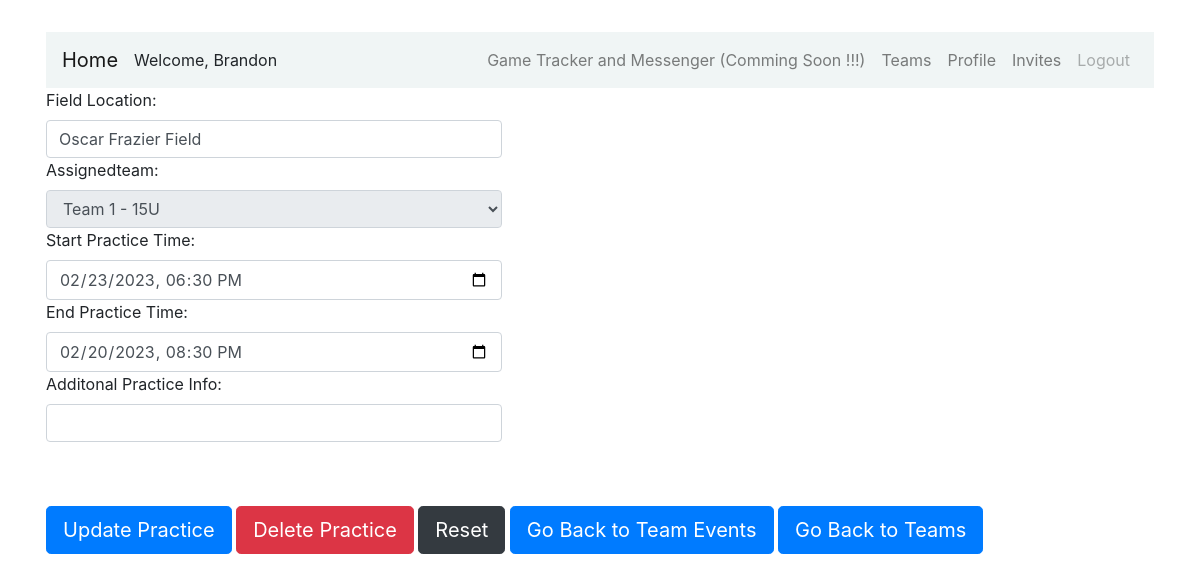
/team/event/practice/edit/2 (signed in), run on the app's committed database.
### users/models.py (models this page shows)
class TeamPractice(models.Model):
      TeamPracticeID = models.AutoField(primary_key=True)
      FieldLocation = models.CharField(max_length=5000)
      AssignedTeam = models.ForeignKey(Team, on_delete=models.CASCADE)
      StartGameDateTime = models.DateTimeField(default=datetime.datetime.today)
      EndGameDateTime = models.DateTimeField(default=datetime.datetime.today)
      AdditionalInfo = models.TextField(max_length=8000)

### users/team_events.py (the view, shortened to what this page needs)
# urls.py: path('team/event/practice/edit/<int:id>', UpdateTeamPracticeViewAction, name="team-practice"),
@login_required
def UpdateTeamPracticeViewAction(request,id):
    teamPractice = get_object_or_404(TeamPractice, TeamPracticeID = id)
    teamID = teamPractice.AssignedTeam_id
    teamName = teamPractice.AssignedTeam.TeamName
    pageTitle = "Edit {} Practice Event".format(teamName)
    if(request.method == 'GET'):
       form = TeamPracticeForm(instance=teamPractice)
       return render(request, 'teams/events/EditTeamPractice.html', {'form': form, "PageTitle": pageTitle, "TeamID": teamID})

### users/forms.py
class TeamPracticeForm(forms.ModelForm):
      FieldLocation = forms.CharField(required=False,label="Field Location",widget=forms.TextInput(attrs={'class': 'form-control'}))
      AssignedTeam = forms.ModelChoiceField(required=False,disabled=True, queryset=Team.objects.all(), widget=forms.Select(attrs={'class': 'form-control '}))
      StartGameDateTime = forms.DateTimeField(input_formats=['%d/%m/%Y %H:%M'],label="Start Practice Time", required=False,widget=forms.DateTimeInput(attrs={'class': 'form-control', 'type': 'datetime-local'}))
      EndGameDateTime = forms.DateTimeField(input_formats=['%d/%m/%Y %H:%M'],label="End Practice Time",required=False,widget=forms.DateTimeInput(attrs={'class': 'form-control', 'type': 'datetime-local'}))
      AdditionalInfo = forms.CharField(required=False,label="Additonal Practice Info",widget=forms.TextInput(attrs={'class': 'form-control'}))
      class Meta:
        model=TeamPractice
        fields=['FieldLocation', 'AssignedTeam', 'StartGameDateTime', 'EndGameDateTime' ,'AdditionalInfo']

### users/models.py (called while the page is built)
      def __str__(self):
          return "{}".format(self.TeamName)

### users/templates/teams/events/EditTeamPractice.html (shortened to what this page needs)
{% extends "users/base.html" %}
{% block content %}
    <div class="form-content">
        <form method="post" enctype="multipart/form-data">
            <div class="form-row">
                <div class="col-md-5">
                    <div class="form-group">
                        {{form}}
                    </div>
                </div>
            </div>
            <br><br>
            <button type="submit" id="update" name="update" class="btn btn-primary btn-lg">Update Practice</button>
            <button type="submit" id="remove" name="remove"  class="btn btn-danger btn-lg">Delete Practice</button>
            <button type="reset" class="btn btn-dark btn-lg">Reset</button>
            <a href="{% url 'team-events' TeamID %}" class="btn btn-primary btn-lg">Go Back to Team Events</a>
            <a href="{% url 'teams' %}" class="btn btn-primary btn-lg">Go Back to Teams</a>
        </form>
    </div>
{% endblock content %}

### users/templates/users/base.html (shortened to what this page needs)
<!doctype html>
<html lang="en">
<head>
    <link rel="stylesheet" href="https://maxcdn.bootstrapcdn.com/bootstrap/4.0.0/css/bootstrap.min.css">
	<link rel="stylesheet" href="https://use.fontawesome.com/releases/v5.8.2/css/all.css">
</head>
<body>
  <div class="container p-3 my-3">
    <div class="row">
      <div class="col-md-12">
        <nav class="navbar navbar-expand-md navbar-light " style="background-color: #f0f5f5">
          <a href="/" class="navbar-brand">Home</a>Welcome, {{user.first_name.title|default:'Guest'}}
            <div class="collapse navbar-collapse" id="navbarCollapse">
                <div class="navbar-nav ml-auto">
                  {% if user.is_authenticated %}
                    <ul class="nav ">
                      <li class="nav-item">
                        <a class="nav-link" href="" class="nav-link disabled" class="nav-item nav-link">Game Tracker and Messenger (Comming Soon !!!)</a>
                      </li>
                      <li class="nav-item">
                        <a class="nav-link" href="{% url 'teams' %}" class="nav-item nav-link">Teams</a>
                      </li>
                      <li class="nav-item">
                        <a class="nav-link" href="{% url 'users-profile' %}" class="nav-item nav-link">Profile</a>
                      </li>
                      <li class="nav-item">
                        <a class="nav-link" href="{% url 'team-invites' %}" class="nav-item nav-link">Invites</a>
                      </li>
                      <li class="nav-item">
                        <a class="nav-link disabled" href="{% url 'logout' %}" class="nav-item nav-link">Logout</a></a>
                      </li>
                    </ul>
                  {% else %}
                    <a href="{% url 'login' %}" class="nav-item nav-link">Sign in</a>
                  {% endif %}
                </div>
            </div>
        </nav>
        {% block content %}{% endblock %}
      </div>
    </div>
  </div>
</body>
</html>

### data on the page
TeamPractice: FieldLocation "Oscar Frazier Field", AssignedTeam "Team 1 - 15U", StartGameDateTime "02/23/2023 18:30", EndGameDateTime "02/20/2023 20:30"

### other printed values
{{ user.first_name.title|default:'Guest' }} "Brandon"
